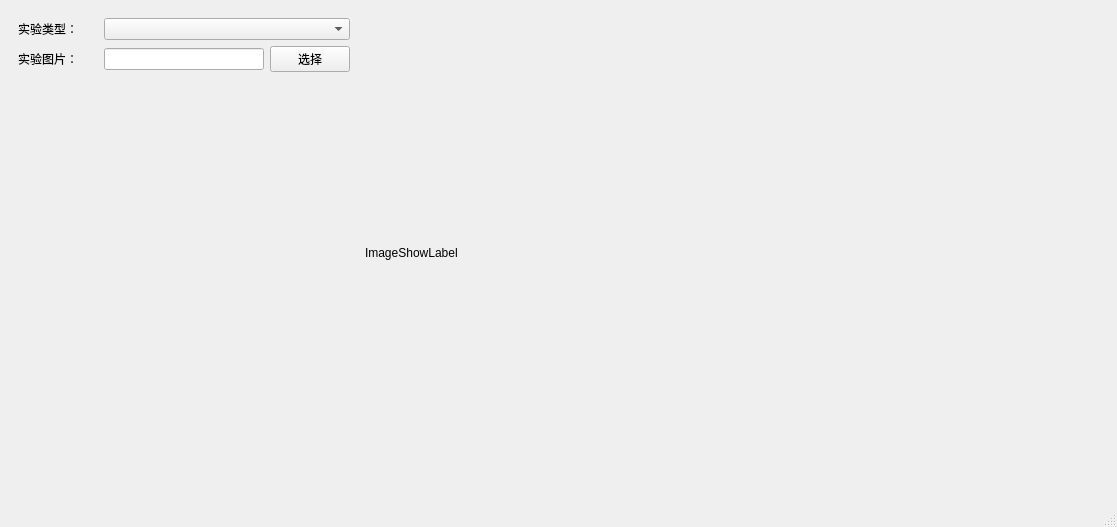
<?xml version="1.0" encoding="UTF-8"?>
<ui version="4.0">
 <class>MainWindow</class>
 <widget class="QMainWindow" name="MainWindow">
  <property name="geometry">
   <rect>
    <x>0</x>
    <y>0</y>
    <width>1117</width>
    <height>527</height>
   </rect>
  </property>
  <property name="windowTitle">
   <string>MainWindow</string>
  </property>
  <widget class="QWidget" name="centralwidget">
   <layout class="QGridLayout" name="gridLayout_2">
    <item row="0" column="0">
     <widget class="QWidget" name="LabCtrlWidget" native="true">
      <property name="maximumSize">
       <size>
        <width>350</width>
        <height>16777215</height>
       </size>
      </property>
      <layout class="QGridLayout" name="gridLayout_4">
       <item row="0" column="0">
        <layout class="QGridLayout" name="gridLayout">
         <item row="0" column="0">
          <widget class="QLabel" name="label_2">
           <property name="minimumSize">
            <size>
             <width>80</width>
             <height>0</height>
            </size>
           </property>
           <property name="maximumSize">
            <size>
             <width>80</width>
             <height>16777215</height>
            </size>
           </property>
           <property name="text">
            <string>实验类型：</string>
           </property>
          </widget>
         </item>
         <item row="0" column="1">
          <widget class="QComboBox" name="comboBox"/>
         </item>
        </layout>
       </item>
       <item row="1" column="0">
        <layout class="QGridLayout" name="gridLayout_3">
         <item row="0" column="0">
          <widget class="QLabel" name="label_3">
           <property name="minimumSize">
            <size>
             <width>80</width>
             <height>0</height>
            </size>
           </property>
           <property name="maximumSize">
            <size>
             <width>80</width>
             <height>16777215</height>
            </size>
           </property>
           <property name="text">
            <string>实验图片：</string>
           </property>
          </widget>
         </item>
         <item row="0" column="1">
          <widget class="QLineEdit" name="lineEdit"/>
         </item>
         <item row="0" column="2">
          <widget class="QPushButton" name="pushButton">
           <property name="text">
            <string>选择</string>
           </property>
          </widget>
         </item>
        </layout>
       </item>
       <item row="2" column="0">
        <widget class="QStackedWidget" name="stackedWidget">
         <widget class="QWidget" name="page"/>
         <widget class="QWidget" name="page_2"/>
        </widget>
       </item>
      </layout>
     </widget>
    </item>
    <item row="0" column="1">
     <widget class="QLabel" name="label">
      <property name="text">
       <string>ImageShowLabel</string>
      </property>
     </widget>
    </item>
   </layout>
  </widget>
  <widget class="QMenuBar" name="menubar">
   <property name="geometry">
    <rect>
     <x>0</x>
     <y>0</y>
     <width>1117</width>
     <height>26</height>
    </rect>
   </property>
  </widget>
  <widget class="QStatusBar" name="statusbar"/>
 </widget>
 <resources/>
 <connections/>
</ui>
